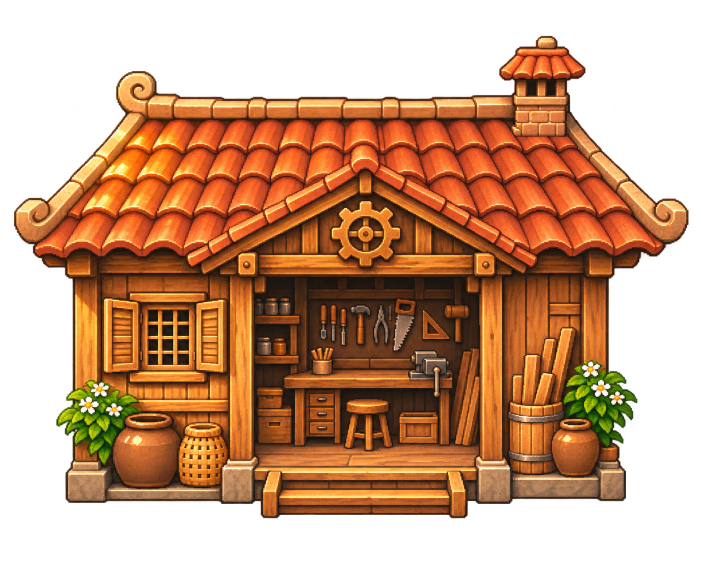
#> input picture docs/assets/homestead-workshop-v3-source.png, 1402 x 1122 px (shown at 1/2 size); its folder holds only this picture in this run
$ python normalize-homestead-buildings-v3.py
#> lines starting #> are read from the running program, lines starting #| are printed output that depends on the picture
"""Normalize authored homestead buildings; preserve source masters and hard alpha."""
from pathlib import Path
from PIL import Image

root = Path(__file__).resolve().parents[1]
for name, size in [('homestead-workshop', (220, 176)), ('parcel-shelter', (160, 88))]:
    source = root / 'docs' / 'assets' / f'{name}-v3-source.png'
    image = Image.open(source).convert('RGBA')
#> image is the input picture: PIL image 1402x1122 RGBA; mean R, G, B, A 98, 54.3, 24.1, 148.8
    alpha = image.getchannel('A')
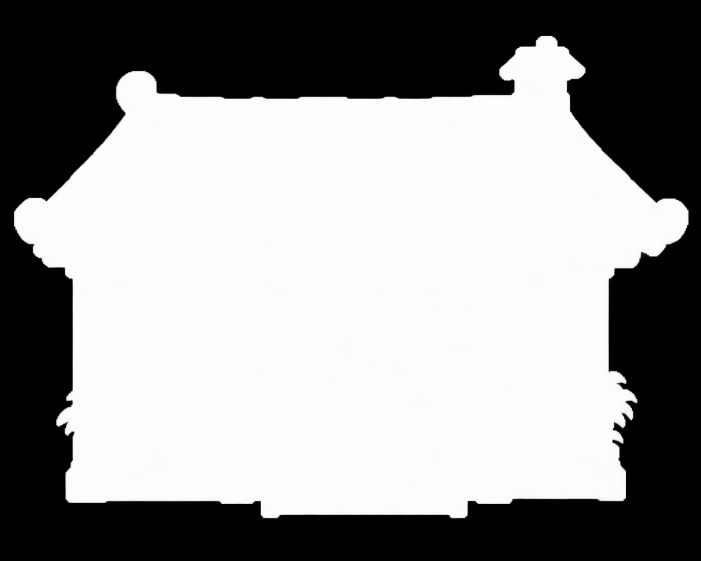
#> alpha: PIL image 1402x1122 L (shown at 1/2 size); min 0, max 255, mean 148.8
    if not alpha.getbbox() or alpha.getextrema()[0] != 0:
        raise ValueError(f'{source.name}: transparent alpha required')
    image = image.crop(alpha.getbbox()).resize(size, Image.Resampling.LANCZOS)
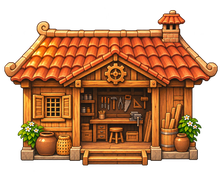
#> image: PIL image 220x176 RGBA; mean R, G, B, A 100.9, 55.7, 24.6, 153.9; transparent parts drawn white
    image.putalpha(image.getchannel('A').point(lambda value: 255 if value >= 128 else 0))
    image.save(root / 'public' / 'pixel' / f'{name}-v3.png')
    print(name, size, image.getchannel('A').getextrema())
#| homestead-workshop (220, 176) (0, 255)
#> (the run stopped early here; a loop or call above may not have finished)
